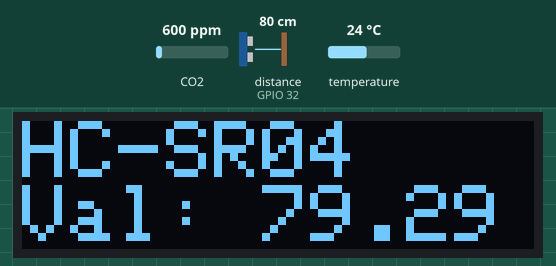
This sketch was run on a simulated ESP32. Parts: 128×32 one-colour display. Wiring (inferred from the names in the program): ultrasonic range finder: trigger GPIO 33; echo GPIO 32. The inputs (shaded band) are chosen by the test bench; at power-on: CO2 600 ppm, distance to the obstacle (sensor on GPIO 32) 80 cm, temperature 24 °C. The echo pulse lasts 58.3 µs per cm; WiFi joins after 1.5 s; servers stay silent unless stated; the local clock reads 2024-03-15 10:24:30 at power-on unless the sketch sets it; no radio packets arrive unless stated; what the sketch prints to the serial monitor is not drawn.

Above: at 2.5 s.
At 12.6 s:
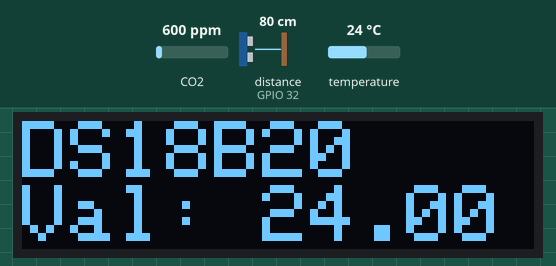
At 22.7 s:
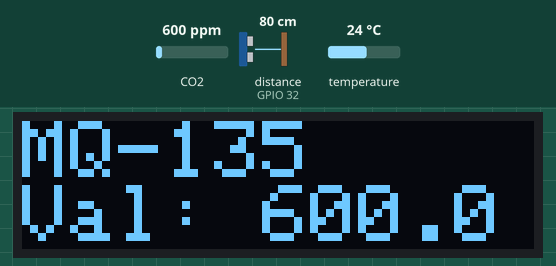

The sketch:

LORA_SENDER_WORKING.ino
```cpp
#include <SPI.h>
#include <LoRa.h>
#include <OneWire.h>
#include <DallasTemperature.h>
#include "MQ135.h"
#include <Wire.h>
#include <Adafruit_GFX.h>
#include <Adafruit_SSD1306.h>
#include <WiFi.h>
#include <ESPmDNS.h>
#include <WiFiUdp.h>
#include <ArduinoOTA.h>
#include <WebServer.h>
#include "time.h"

// GPIO where the DS18B20 is connected to
const int oneWireBus = 4;

// Setup a oneWire instance to communicate with any OneWire devices
OneWire oneWire(oneWireBus);

// Pass our oneWire reference to Dallas Temperature sensor
DallasTemperature tempsensor(&oneWire);

const char* ssid = "Wifi SSID";
const char* password = "Wifi Password";
WebServer server(80);

//define the pins used by the transceiver module
#define ss 5
#define rst 14
#define dio0 2

#define SCREEN_WIDTH 128  // OLED display width, in pixels
#define SCREEN_HEIGHT 32  // OLED display height, in pixels

// Declaration for SSD1306 display connected using I2C
#define OLED_RESET -1  // Reset pin
#define SCREEN_ADDRESS 0x3C
Adafruit_SSD1306 display(SCREEN_WIDTH, SCREEN_HEIGHT, &Wire, OLED_RESET);

// HC-SR04 Module Pin Connection with ESP32
const int trigPin = 33;
const int echoPin = 32;
const int gasPin = 35;

struct tm timeinfo;

const char* ntpServer = "pool.ntp.org";
const long gmtOffset_sec = 3600;
const int daylightOffset_sec = 3600;

// Instanciating gas sensor module
MQ135 gasSensor = MQ135(gasPin);

//define sound speed in cm/uS
#define SOUND_SPEED 0.034
#define CM_TO_INCH 0.393701

float ppm;
long duration;
float distanceCm;
float gasValue;

void setTimezone(String timezone) {
  Serial.printf("  Setting Timezone to %s\n", timezone.c_str());
  setenv("TZ", timezone.c_str(), 1);  // Clock settings are adjusted to show the new local time
  tzset();
}

void initTime(String timezone) {

  Serial.println("Setting up time");
  configTime(0, 0, ntpServer);  // First connect to NTP server, with 0 TZ offset
  if (!getLocalTime(&timeinfo)) {
    Serial.println("  Failed to obtain time in init function.");
    return;
  }
  Serial.println("  Got the time from NTP");
  // Setting the real timezone
  setTimezone(timezone);
}

void setTime(int yr, int month, int mday, int hr, int minute, int sec, int isDst) {
  struct tm tm;

  tm.tm_year = yr - 1900;  // Set date
  tm.tm_mon = month - 1;
  tm.tm_mday = mday;
  tm.tm_hour = hr;  // Set time
  tm.tm_min = minute;
  tm.tm_sec = sec;
  tm.tm_isdst = isDst;  // 1 or 0
  time_t t = mktime(&tm);
  Serial.printf("Setting time: %s", asctime(&tm));
  struct timeval now = { .tv_sec = t };
  settimeofday(&now, NULL);
}

void setup() {
  //initialize Serial Monitor
  Serial.begin(115200);
  pinMode(trigPin, OUTPUT);  // Sets the trigPin as an Output
  pinMode(echoPin, INPUT);   // Sets the echoPin as an Input

  // Start the DS18B20 sensor
  tempsensor.begin();

  WiFi.mode(WIFI_STA);
  WiFi.begin(ssid, password);
  while (WiFi.waitForConnectResult() != WL_CONNECTED) {
    Serial.println("Connection Failed! Rebooting...");
    delay(5000);
    ESP.restart();
  }

  initTime("WET0WEST,M3.5.0/1,M10.5.0");

  //init and get the time
  configTime(gmtOffset_sec, daylightOffset_sec, ntpServer);

  String formattedTime = getFormattedTime();
  Serial.println("Formatted Time: " + formattedTime);
  delay(100);

  server.on("/", handle_OnConnect);
  server.on("/test", handle_OnTest);
  server.onNotFound(handle_NotFound);
  server.begin();
  Serial.println("HTTP server started");
  Serial.println("Ready.");
  Serial.print("IP address: ");
  Serial.println(WiFi.localIP());

  while (!Serial)
    ;
  Serial.println("LoRa Transmitter Module");

  //setup LoRa transceiver module
  LoRa.setPins(ss, rst, dio0);

  //Location's frequency
  //433E6 for Asia
  while (!LoRa.begin(433E6)) {
    Serial.println(".");
    delay(500);
  }

  // The sync word assures you don't get LoRa messages from other LoRa transceivers
  // ranges from 0-0xFF
  LoRa.setSyncWord(0xF3);
  Serial.println("LoRa Initializing OK!");

  ArduinoOTA
    .onStart([]() {
      String type;
      if (ArduinoOTA.getCommand() == U_FLASH)
        type = "sketch";
      else  // U_SPIFFS
        type = "filesystem";

      // NOTE: if updating SPIFFS this would be the place to unmount SPIFFS using SPIFFS.end()
      Serial.println("Start updating " + type);
    })
    .onEnd([]() {
      Serial.println("\nEnd");
    })
    .onProgress([](unsigned int progress, unsigned int total) {
      Serial.printf("Progress: %u%%\r", (progress / (total / 100)));
    })
    .onError([](ota_error_t error) {
      Serial.printf("Error[%u]: ", error);
      if (error == OTA_AUTH_ERROR) Serial.println("Auth Failed");
      else if (error == OTA_BEGIN_ERROR) Serial.println("Begin Failed");
      else if (error == OTA_CONNECT_ERROR) Serial.println("Connect Failed");
      else if (error == OTA_RECEIVE_ERROR) Serial.println("Receive Failed");
      else if (error == OTA_END_ERROR) Serial.println("End Failed");
    });


  ArduinoOTA.begin();
}

void loop() {
  ArduinoOTA.handle();
  setTimezone("<+0545>-5:45");
  tempsensor.requestTemperatures();
  float temperatureC = tempsensor.getTempCByIndex(0);
  // float temperatureF = tempsensor.getTempFByIndex(0);

  float rzero = gasSensor.getRZero();
  float ppm = gasSensor.getPPM();

  // Clears the trigPin
  digitalWrite(trigPin, LOW);
  delayMicroseconds(2);

  // Sets the trigPin on HIGH state for 10 micro seconds
  digitalWrite(trigPin, HIGH);
  delayMicroseconds(10);
  digitalWrite(trigPin, LOW);

  // Reads the echoPin, returns the sound wave travel time in microseconds
  duration = pulseIn(echoPin, HIGH);

  // Calculate the distance
  distanceCm = duration * SOUND_SPEED / 2;
  gasValue = ppm;
  // initialize the OLED object
  if (!display.begin(SSD1306_SWITCHCAPVCC, SCREEN_ADDRESS)) {
    Serial.println(F("SSD1306 allocation failed"));
    for (;;)
      ;  // Don't proceed, loop forever
  }

  String formattedTime = getFormattedTime();
  // Display Text
  display.clearDisplay();
  display.setTextSize(2);
  display.setTextColor(WHITE);
  display.setCursor(0, 0);
  display.println("HC-SR04");
  display.print("Val: ");
  display.println(distanceCm);
  display.display();
  Serial.print("Sending Data: ACTUATOR1|HC-SR04|");
  Serial.print(distanceCm);
  Serial.print("|");
  Serial.print(formattedTime);
  Serial.println(".000+0545");
  LoRa.beginPacket();
  LoRa.print("ACTUATOR1|HC-SR04|");
  LoRa.print(distanceCm);
  LoRa.print("|");
  LoRa.print(formattedTime);
  LoRa.print(".000+0545");
  LoRa.endPacket();
  delay(10000);

  // Display Text
  display.clearDisplay();
  display.setTextSize(2);
  display.setTextColor(WHITE);
  display.setCursor(0, 0);
  display.println("DS18B20");
  display.print("Val: ");
  display.println(temperatureC);
  display.display();

  Serial.print("Sending Data: ACTUATOR2|DS18B20|");
  Serial.print(temperatureC);
  Serial.print("|");
  Serial.print(formattedTime);
  Serial.println(".000+0545");
  LoRa.beginPacket();
  LoRa.print("ACTUATOR2|DS18B20|");
  LoRa.print(temperatureC);
  LoRa.print("|");
  LoRa.print(formattedTime);
  LoRa.print(".000+0545");
  LoRa.endPacket();
  delay(10000);

  // Display Text
  display.clearDisplay();
  display.setTextSize(2);
  display.setTextColor(WHITE);
  display.setCursor(0, 0);
  display.println("MQ-135");
  display.print("Val: ");
  display.println(ppm);
  display.display();
  Serial.print("Sending Data: ACTUATOR3|MQ-135|");
  Serial.print(ppm);
  Serial.print("|");
  Serial.print(formattedTime);
  Serial.println(".000+0545");
  LoRa.beginPacket();
  LoRa.print("ACTUATOR3|MQ-135|");
  LoRa.print(ppm);
  LoRa.print("|");
  LoRa.print(formattedTime);
  LoRa.print(".000+0545");
  LoRa.endPacket();
  delay(10000);

  server.handleClient();
}

String getFormattedTime() {
  struct tm timeinfo;
  if (!getLocalTime(&timeinfo)) {
    Serial.println("Failed to obtain time");
    return "Failed to obtain time";
  }

  char timeString[50];  // This buffer will hold the formatted time
  strftime(timeString, sizeof(timeString), "%Y-%m-%d %H:%M:%S", &timeinfo);

  return String(timeString);
}


void handle_OnConnect() {
  server.send(200, "text/html", SendHTML(distanceCm, gasValue));
}

void handle_OnTest() {
  server.send(200, "text/plain", "Hello from test page.");
}

void handle_NotFound() {
  server.send(404, "text/plain", "Page not found.");
}

String SendHTML(float distCm, float gasVal) {
  String ptr = "<!DOCTYPE html> <html>\n";
  ptr += "<head><meta name=\"viewport\" content=\"width=device-width, initial-scale=1.0, user-scalable=no\">\n";
  ptr += "<title>Web Server - ESP32</title>\n";
  ptr += "<style>html { font-family: Helvetica; display: inline-block; margin: 0px auto; text-align: center;}\n";
  ptr += "body{margin-top: 50px;} h1 {color: #444444;margin: 50px auto 30px;} h3 {color: #444444;margin-bottom: 50px;}\n";
  ptr += ".button {display: block;width: 80px;background-color: #3498db;border: none;color: white;padding: 13px 30px;text-decoration: none;font-size: 25px;margin: 0px auto 35px;cursor: pointer;border-radius: 4px;}\n";
  ptr += ".button-on {background-color: #3498db;}\n";
  ptr += ".button-on:active {background-color: #2980b9;}\n";
  ptr += ".button-off {background-color: #34495e;}\n";
  ptr += ".button-off:active {background-color: #2c3e50;}\n";
  ptr += "p {font-size: 14px;color: #888;margin-bottom: 10px;}\n";
  ptr += "</style>\n";
  ptr += "</head>\n";
  ptr += "<body>\n";
  ptr += "<h1>ESP32 Web Server</h1>\n";

  ptr += "<h3>Using Local Mode</h3>\n";

  ptr += "<h4>MQ-135: ";
  ptr += gasVal;
  ptr += "</h4>\n";
  ptr += "<h4>HC-SR04: ";
  ptr += distCm;
  ptr += "</h4>\n";

  ptr += "</body>\n";
  ptr += "</html>\n";
  return ptr;
}
```

Measured:
- by itself, everything shown: repeats every 31.0 s, in 3 steps
- what the display in image 0 shows lasts 10.0 s, from 2.5 s to 12.5 s
- what the display in image 2 shows lasts 10.9 s, from 22.6 s to 33.5 s
